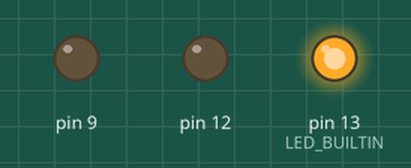
Bench run of a sketch on a simulated Arduino Uno, built with avr-gcc and run on an emulated ATmega328P. Parts: output pins drawn as LEDs (lit = HIGH).

Above: at 0.2 s.
At 1.0 s:
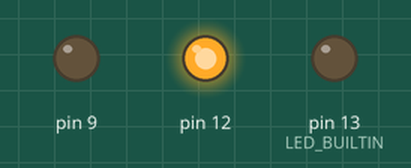
At 1.8 s:
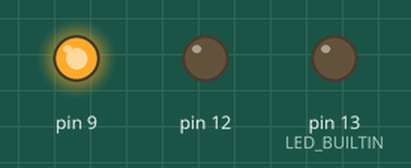
At 4.6 s:
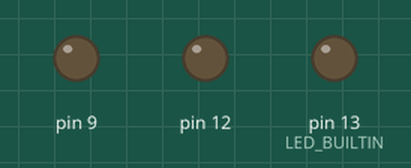
Timing chart, 0 to 5.5 s (numbered marks = the images above):
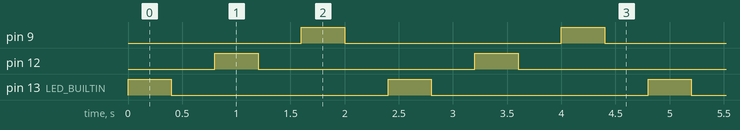

Measured:
- by itself, pin 9, pin 12, pin 13 (LED_BUILTIN): alternates HIGH for 0.40 s and LOW for 2.0 s
- by itself, everything shown: repeats every 2.4 s, in 6 steps

The sketch:

sketch1.ino
```cpp
int animationspeed = 0;

void setup()
{
  pinMode(LED_BUILTIN, OUTPUT);
  pinMode(12, OUTPUT);
  pinMode(9, OUTPUT);
}

void loop()
{
  animationspeed = 400;
  digitalWrite(LED_BUILTIN, HIGH);
  delay(animationspeed);
  digitalWrite(LED_BUILTIN, LOW);
  delay(animationspeed);
  digitalWrite(12, HIGH);
  delay(animationspeed);
  digitalWrite(12, LOW);
  delay(animationspeed);
  digitalWrite(9, HIGH);
  delay(animationspeed);
  digitalWrite(9, LOW);
  delay(animationspeed);
}
```
